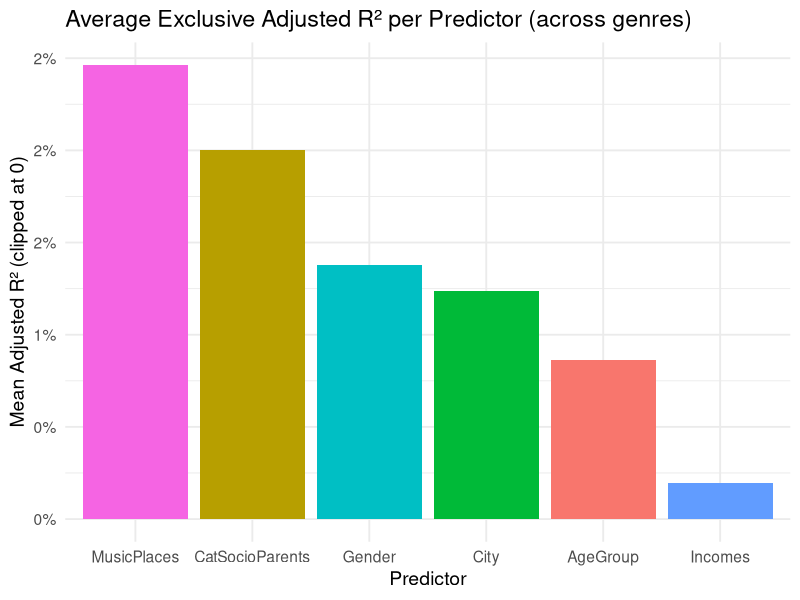

Write the R code that produced this figure.
library(tidyverse)

# Charger les données
df <- read.csv("full_questionnaire_data.csv")

# Recode Age en 3 catégories
df$AgeGroup <- cut(df$Age, breaks = c(-Inf, 21, 24, Inf),
                   labels = c("<21", "22–24", ">24"), right = TRUE)

# Liste des genres
genre_vars <- paste0("genre_", 1:19)

# Fixe les trois premiers prédicteurs (remplace Age par AgeGroup)
fixed_predictors <- c("AgeGroup", "Gender", "CatSocioParents")
other_predictors <- c("City", "Incomes", "MusicPlaces")

# Nombre d'itérations
n_iter <- 1

# Fonction pour calculer les adjusted R² exclusifs dans un ordre donné
compute_adj_r2_decomp <- function(df, genre, predictors_order) {
  r2_values <- numeric(length(predictors_order))
  formula_base <- paste0(genre, " ~ ")
  
  for (i in seq_along(predictors_order)) {
    current_predictors <- predictors_order[1:i]
    formula <- as.formula(paste0(formula_base, paste(current_predictors, collapse = " + ")))
    model <- lm(formula, data = df)
    r2_values[i] <- summary(model)$adj.r.squared
  }
  
  exclusive_r2 <- c(r2_values[1], diff(r2_values))
  exclusive_r2 <- pmax(exclusive_r2, 0)  # Clip négatifs à zéro
  names(exclusive_r2) <- predictors_order
  return(exclusive_r2)
}

# Répéter pour chaque genre et chaque permutation
all_results <- list()
for (iter in 1:n_iter) {
  # Fixer les 3 premiers, permuter les autres
  permuted_rest <- sample(other_predictors)
  predictors_perm <- c(fixed_predictors, permuted_rest)
  
  for (genre in genre_vars) {
    r2_explained <- compute_adj_r2_decomp(df, genre, predictors_perm)
    temp_df <- data.frame(Predictor = names(r2_explained),
                          R2 = r2_explained,
                          Genre = genre,
                          Iter = iter)
    all_results[[length(all_results) + 1]] <- temp_df
  }
}

# Combiner et résumer
results_df <- bind_rows(all_results)

summary_df <- results_df %>%
  group_by(Predictor) %>%
  summarise(mean_R2 = mean(R2, na.rm = TRUE)) %>%
  arrange(desc(mean_R2))

# Plot
ggplot(summary_df, aes(x = reorder(Predictor, -mean_R2), y = mean_R2, fill = Predictor)) +
  geom_col(show.legend = FALSE) +
  theme_minimal(base_size = 14) +
  labs(x = "Predictor", y = "Mean Adjusted R² (clipped at 0)",
       title = "Average Exclusive Adjusted R² per Predictor (across genres)") +
  scale_y_continuous(labels = scales::percent_format(accuracy = 1))
